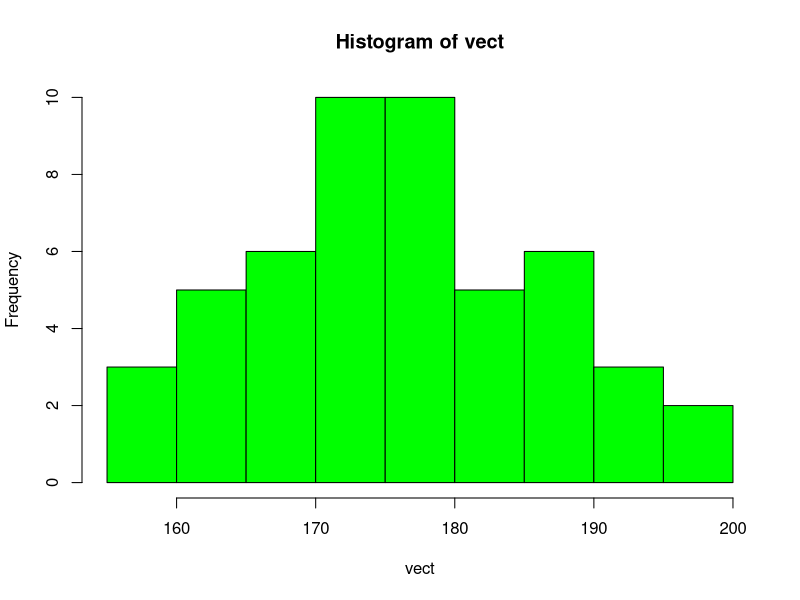
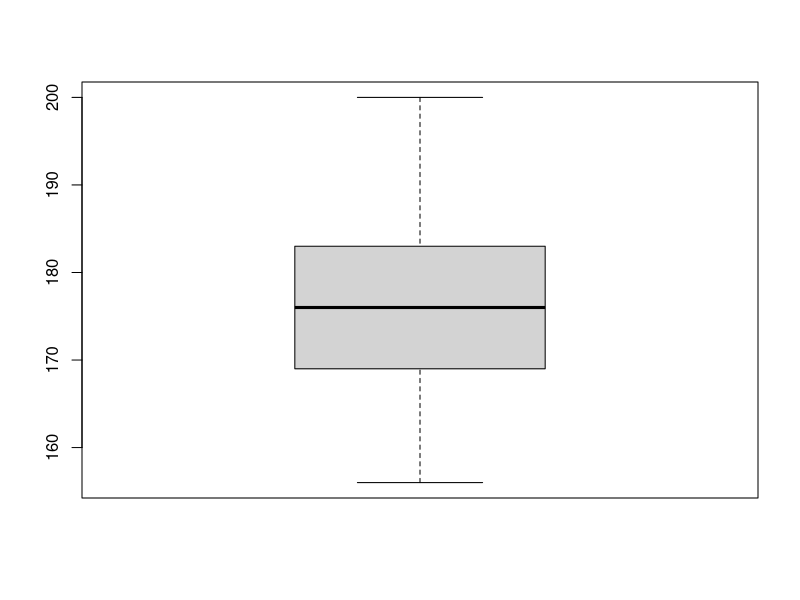
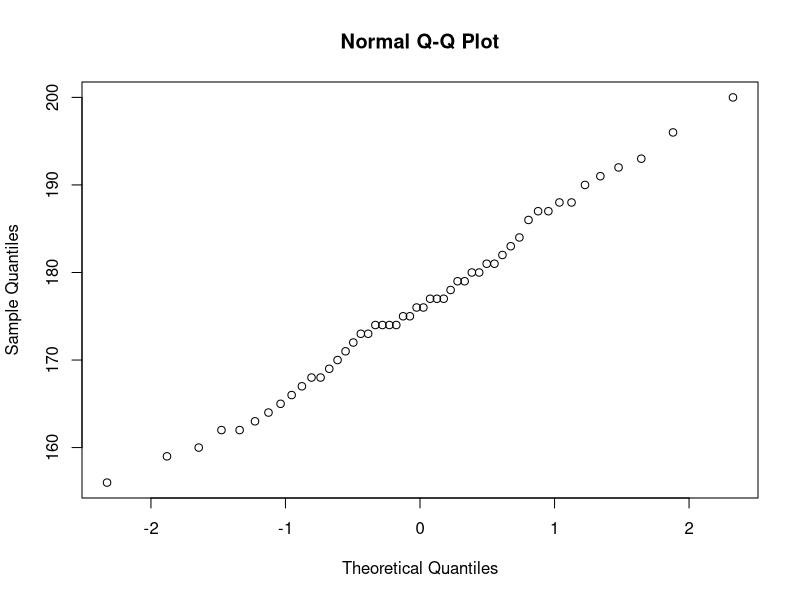

The R script that drew these images, in order:
# Author: Antero Maripuu
# Date: 04/10/2018
# Homework in MSc Applied Statistics and Financial Modelling (University of London)
# Course: Statistical Analysis (2018/2019)
# All rights reserved.

#The following data are te masses in grams of a random sample of size 50 from a choort of
#young salmon. The data are assumed to come from a N()
#############################################################
#Salmon masses in grames
# (162,170,171,169,188,188,174,156,172,168,
#  173,164,184,174,165,168,174,179,162,179,
#  174,159,190,175,193,183,177,181,192,175,
#  167,173,166,178,160,186,163,181,177,180,
#  177,180,182,200,187,187,196,176,191,176)
#
#  1. Construct a vector in R that contains the data
vect = c(162, 170, 171, 169, 188, 188, 174, 156, 172, 168,
         173, 164, 184, 174, 165, 168, 174, 179, 162, 179,
         174, 159, 190, 175, 193, 183, 177, 181, 192, 175,
         167, 173, 166, 178, 160, 186, 163, 181, 177, 180,
         177, 180, 182, 200, 187, 187, 196, 176, 191, 176)

# 2. Obtain basic summary statistics of the data, including the variance
summary(vect)
variance=var(vect)

# 3.Use the functions hist and boxplot to plot the data. Additional, a normal probability
#plot can be obtained using function qqnorm

hist(vect, col = "green")
boxplot(vect)
qqnorm(vect)

# 4. Obtain a 95% confidence interval for μ (mean)
t.test(vect)

# 5. Use R to calculate percentage points of the appropriate chi-square distribution and hence
#construct a vector that contains the end point of 95% confidence interval for σ2 (variance)
